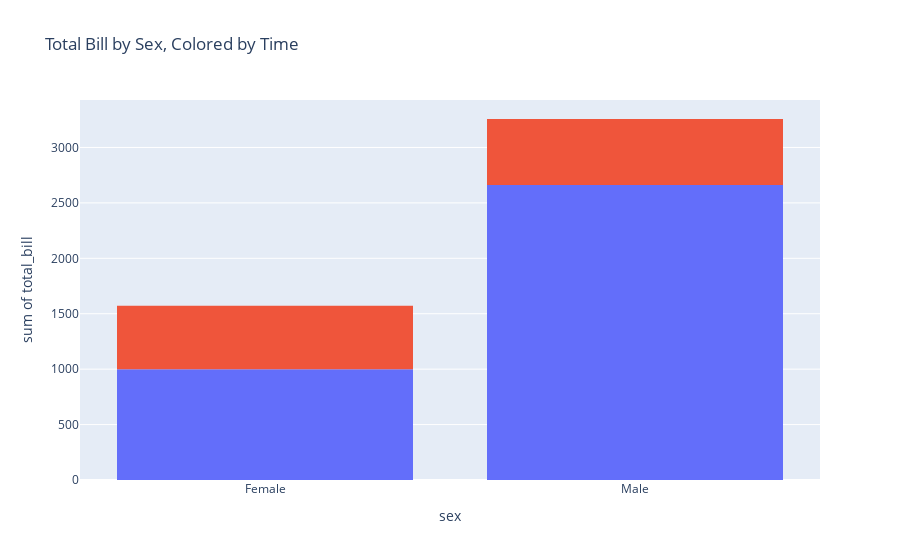

The code cell stored with this chart in its notebook:
### Code cell
import plotly.express as px

df = px.data.tips()
fig = px.histogram(df, x="sex", y="total_bill", color="time",
                title="Total Bill by Sex, Colored by Time")
fig.update_layout(showlegend=False)
fig.show()

### Figure 1 — Plotly figure (JSON) as saved in the notebook; plotly's stock layout.template omitted (floating-point values rounded to 4 significant figures; data arrays with more than 128 entries replaced by an {"elided": "..."} marker saying what was removed)
{"data": [{"alignmentgroup": "True", "bingroup": "x", "histfunc": "sum", "hovertemplate": "time=Dinner<br>sex=%{x}<br>sum of total_bill=%{y}<extra></extra>", "legendgroup": "Dinner", "marker": {"color": "#636efa", "pattern": {"shape": ""}}, "name": "Dinner", "offsetgroup": "Dinner", "orientation": "v", "showlegend": true, "type": "histogram", "x": {"elided": "176 str values"}, "xaxis": "x", "y": {"elided": "176 float values"}, "yaxis": "y"}, {"alignmentgroup": "True", "bingroup": "x", "histfunc": "sum", "hovertemplate": "time=Lunch<br>sex=%{x}<br>sum of total_bill=%{y}<extra></extra>", "legendgroup": "Lunch", "marker": {"color": "#EF553B", "pattern": {"shape": ""}}, "name": "Lunch", "offsetgroup": "Lunch", "orientation": "v", "showlegend": true, "type": "histogram", "x": ["Male", "Male", "Male", "Male", "Male", "Female", "Male", "Male", "Female", "Male", "Male", "Male", "Male", "Female", "Female", "Female", "Male", "Female", "Male", "Male", "Female", "Female", "Male", "Female", "Female", "Male", "Male", "Female", "Female", "Female", "Female", "Female", "Female", "Female", "Male", "Female", "Female", "Male", "Male", "Female", "Female", "Female", "Female", "Female", "Male", "Male", "Female", "Male", "Male", "Male", "Male", "Male", "Female", "Female", "Male", "Male", "Female", "Female", "Female", "Male", "Female", "Male", "Female", "Male", "Female", "Male", "Female", "Female"], "xaxis": "x", "y": [27.2, 22.76, 17.29, 19.44, 16.66, 10.07, 32.68, 15.98, 34.83, 13.03, 18.28, 24.71, 21.16, 10.65, 12.43, 24.08, 11.69, 13.42, 14.26, 15.95, 12.48, 29.8, 8.52, 14.52, 11.38, 22.82, 19.08, 20.27, 11.17, 12.26, 18.26, 8.51, 10.33, 14.15, 16, 13.16, 17.47, 34.3, 41.19, 27.05, 16.43, 8.35, 18.64, 11.87, 9.78, 7.51, 19.81, 28.44, 15.48, 16.58, 7.56, 10.34, 43.11, 13, 13.51, 18.71, 12.74, 13, 16.4, 20.53, 16.47, 12.16, 13.42, 8.58, 15.98, 13.42, 16.27, 10.09], "yaxis": "y"}], "layout": {"barmode": "relative", "legend": {"title": {"text": "time"}, "tracegroupgap": 0}, "showlegend": false, "title": {"text": "Total Bill by Sex, Colored by Time"}, "xaxis": {"anchor": "y", "domain": [0, 1], "title": {"text": "sex"}}, "yaxis": {"anchor": "x", "domain": [0, 1], "title": {"text": "sum of total_bill"}}}}
